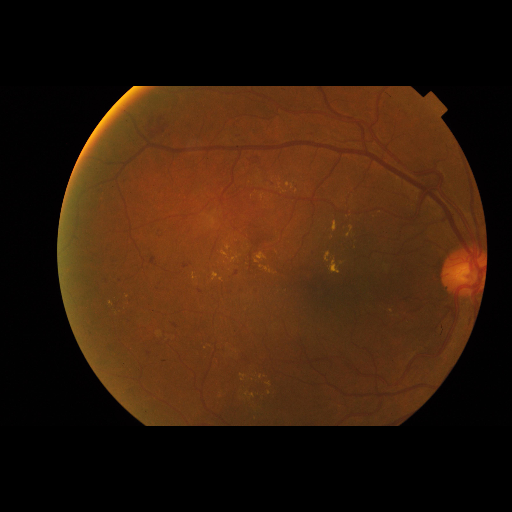
#> input picture ketqua/full_run/000c1434d8d7/original.png, 512 x 512 px
$ python -i vessel_segmentation.py   (imports and definitions only)
#> lines starting #> are read from the running program, lines starting #| are printed output that depends on the picture; after the words box and inside, x2 and y2 are one past the last pixel; in counts of white or black regions, pixels touching at a corner belong together
#> further down, picture is the input picture: shape (512, 512, 3); mean B, G, R 10.9, 28.6, 53.6
"""Blood vessel segmentation and vessel tree extraction."""

from pathlib import Path
from typing import Dict, Any, Tuple, Optional
import cv2
import numpy as np


def remove_small_objects(mask: np.ndarray, min_size: int = 30) -> np.ndarray:
    """Eliminates isolated pixel clusters smaller than min_size."""
    if np.sum(mask > 0) == 0:
        return mask
    num_labels, labels, stats, _ = cv2.connectedComponentsWithStats((mask > 0).astype(np.uint8), connectivity=8)
    out = np.zeros_like(mask)
    for i in range(1, num_labels):
        if stats[i, cv2.CC_STAT_AREA] >= min_size:
            out[labels == i] = 255
    return out


class VesselSegmenter:
    """Segments retinal blood vessels using deep learning or adaptive morphological filters."""

    def __init__(self, model_path: Optional[str] = "checkpoints/vessels/best_vessel_model.pth", threshold: float = 0.5):
        self.model_path = model_path
        self.threshold = threshold
        self.model = None

        if self.model_path and Path(self.model_path).exists():
            try:
                from src.models.unet import load_checkpoint_unet
                self.model = load_checkpoint_unet(self.model_path, in_channels=3, num_classes=1, map_location="cpu")
                print(f"     [U-Net Model Active] Loaded vessel checkpoint: {self.model_path}")
            except Exception as e:
                print(f"     [U-Net Load Warning] Falling back to morphology: {e}")
                self.model = None

    def segment(
        self,
        image_bgr: np.ndarray,
        fov_mask: Optional[np.ndarray] = None
    ) -> Tuple[np.ndarray, Dict[str, Any]]:
        """Segments blood vessels and calculates basic vessel metrics.

        Args:
            image_bgr: Preprocessed fundus image.
            fov_mask: Retinal field of view mask.

        Returns:
            vessel_mask: Binary uint8 mask (0 or 255) of retinal vessels.
            metrics: Vessel density, pixel count.
        """
        h, w = image_bgr.shape[:2]
#> h = 512; w = 512

        if self.model is not None:
            # Deep Learning U-Net Inference with letterbox
            import torch
            from src.preprocessing.normalization import letterbox_rgb, unpad_mask
            rgb = cv2.cvtColor(image_bgr, cv2.COLOR_BGR2RGB)
            img_lb, pad_meta = letterbox_rgb(rgb, target_size=512)
            tensor = torch.from_numpy(img_lb.astype(np.float32).transpose(2, 0, 1) / 255.0).unsqueeze(0).float()

            with torch.no_grad():
                logits = self.model(tensor)
                probs = torch.sigmoid(logits).squeeze().cpu().numpy()

            vessel_512 = (probs > self.threshold).astype(np.uint8) * 255
            vessel_mask = unpad_mask(vessel_512, pad_meta)
        else:
            # High-performance classical vessel enhancement fallback:
            green = image_bgr[:, :, 1]
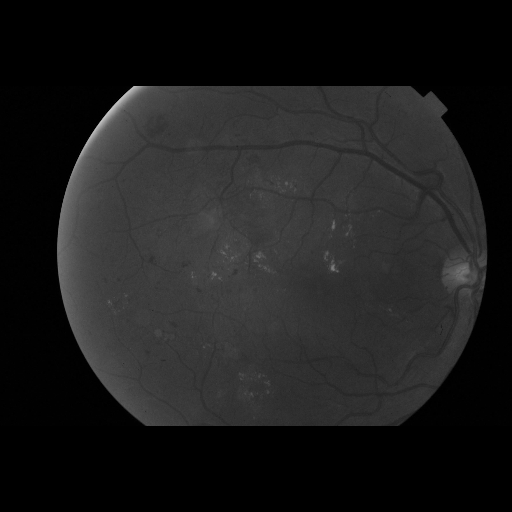
#> green: shape (512, 512); min 0, max 199, mean 28.6
            clahe = cv2.createCLAHE(clipLimit=2.5, tileGridSize=(8, 8))
            enhanced = clahe.apply(green)
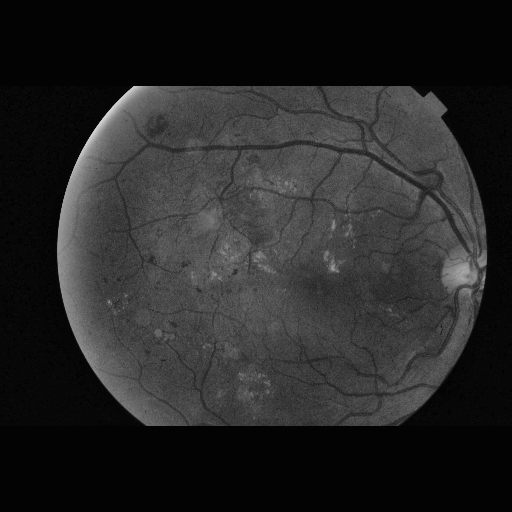
#> enhanced: shape (512, 512); min 2, max 218, mean 38.9
            inv = 255 - enhanced
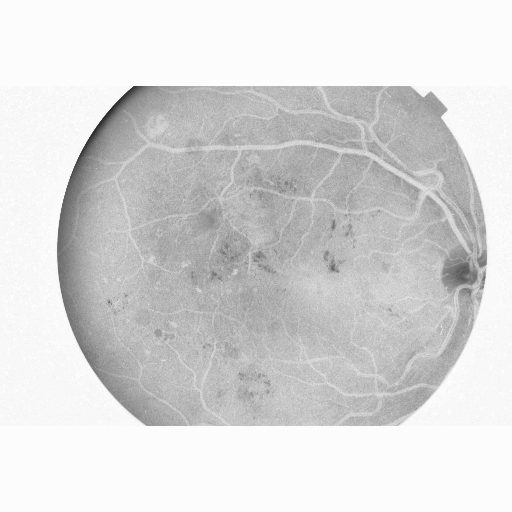
#> inv: shape (512, 512); min 37, max 253, mean 216.1
            kernel = cv2.getStructuringElement(cv2.MORPH_ELLIPSE, (7, 7))
            tophat = cv2.morphologyEx(inv, cv2.MORPH_TOPHAT, kernel)
            thresh = cv2.adaptiveThreshold(
                tophat, 255, cv2.ADAPTIVE_THRESH_GAUSSIAN_C,
                cv2.THRESH_BINARY, 15, -2
            )
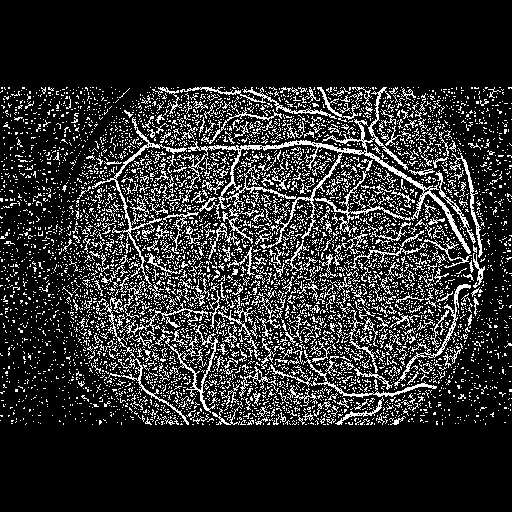
#> thresh: shape (512, 512); 17.3% white in thin lines or dots, all inside (x1, y1, x2, y2) = (0, 87, 512, 425)
            clean_kernel = cv2.getStructuringElement(cv2.MORPH_ELLIPSE, (3, 3))
            cleaned = cv2.morphologyEx(thresh, cv2.MORPH_OPEN, clean_kernel)
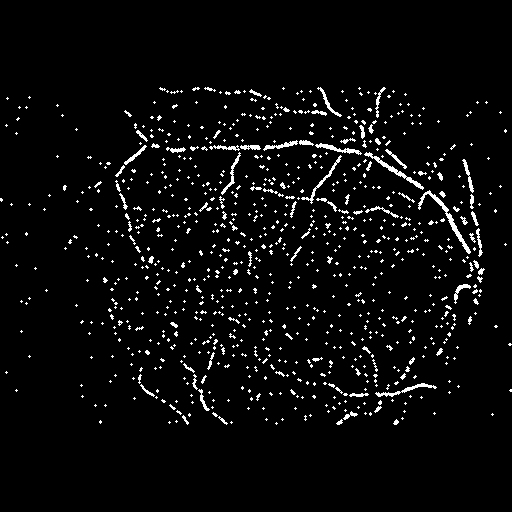
#> cleaned: shape (512, 512); 4% white in thin lines or dots, all inside (x1, y1, x2, y2) = (0, 87, 512, 425)
            vessel_mask = cleaned

        # Mask out anything outside the FOV
        if fov_mask is not None:
            vessel_mask = cv2.bitwise_and(vessel_mask, fov_mask)

        # Eliminate isolated noise speckles
        vessel_mask = remove_small_objects(vessel_mask, min_size=30)
#> in remove_small_objects, `num_labels, labels, stats, _ = cv2.connectedComponentsWithStats((mask ..`:
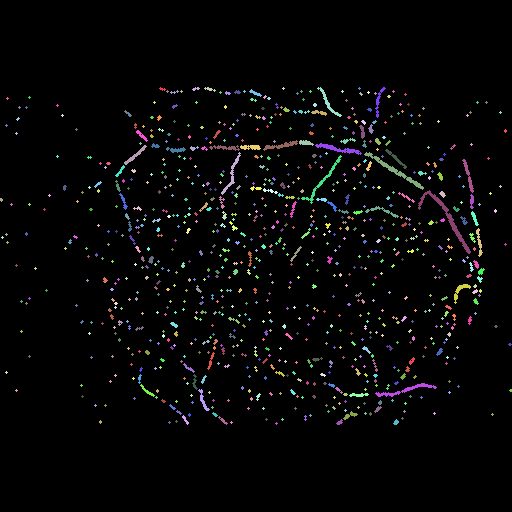
#> labels: shape (512, 512) int32; 885 distinct labels, from 0 to 884; one colour per label, 0 black
#> in remove_small_objects, `num_labels, labels, stats, _ = cv2.connectedComponentsWithStats((mask ..`: num_labels = 885; stats = 885 rows, first 6: [0, 0, 512, 512, 251749], [159, 87, 7, 4, 14], [192, 87, 8, 4, 18], [204, 87, 12, 5, 26], [282, 87, 3, 3, 5], [317, 87, 25, 30, 112]
#> after the loop in remove_small_objects, `for i in range(1, num_labels):`:
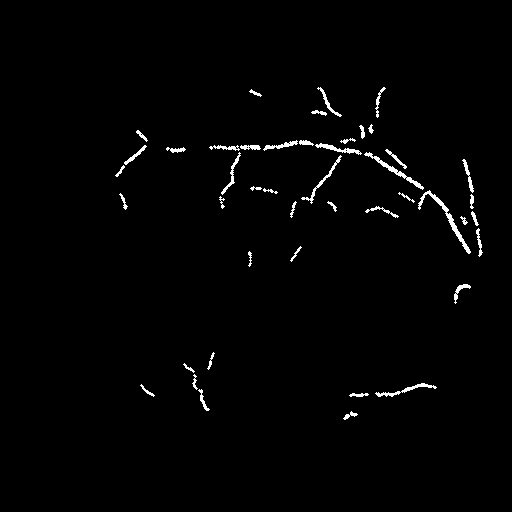
#> out: shape (512, 512); 1.3% white in thin lines or dots, all inside (x1, y1, x2, y2) = (115, 87, 483, 420)

        vessel_pixels = int(np.sum(vessel_mask > 0))
#> vessel_pixels = 3518
        valid_fov_pixels = int(np.sum(fov_mask > 0)) if fov_mask is not None else (h * w)
#> valid_fov_pixels = 262144

        vessel_density = float((vessel_pixels / max(valid_fov_pixels, 1)) * 100.0)
#> vessel_density = 1.34

        metrics = {
            "vessel_pixel_count": vessel_pixels,
            "vessel_density_percent": round(vessel_density, 2),
            "valid_fov_pixels": valid_fov_pixels
        }
#> metrics = {'vessel_pixel_count': 3518, 'vessel_density_percent': 1.34, 'valid_fov_pixels': 262144}

        return vessel_mask, metrics

>>> import cv2
>>> picture = cv2.imread('../../ketqua/full_run/000c1434d8d7/original.png')
>>> result = VesselSegmenter().segment(picture)

$ run again, on ketqua/full_run/000c1434d8d7/enhanced_green.png
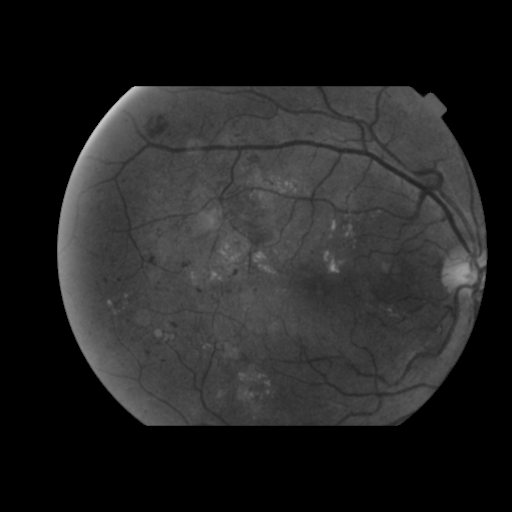
#> input picture ketqua/full_run/000c1434d8d7/enhanced_green.png, 512 x 512 px
#> picture is the input picture: shape (512, 512, 3); min 0, max 202, mean 35.2
#> thresh: shape (512, 512); 14.5% white in thin lines or dots, all inside (x1, y1, x2, y2) = (58, 88, 486, 424)
#> cleaned: shape (512, 512); 8.9% white in thin lines or dots, all inside (x1, y1, x2, y2) = (64, 88, 484, 424)
#> in remove_small_objects, `num_labels, labels, stats, _ = cv2.connectedComponentsWithStats((mask ..`:
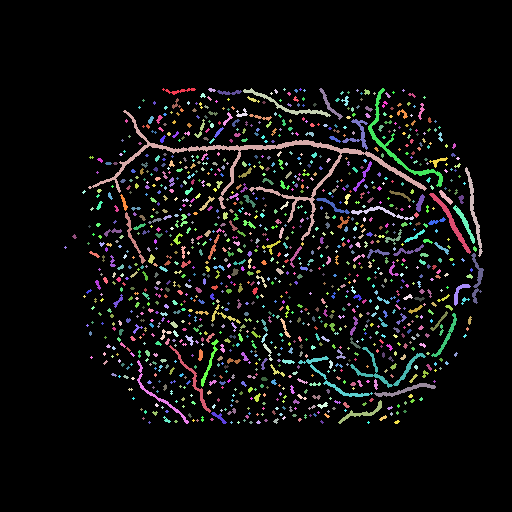
#> labels: shape (512, 512) int32; 1249 distinct labels, from 0 to 1248; one colour per label, 0 black
#> num_labels = 1249; stats = 1249 rows, first 6: [0, 0, 512, 512, 238899], [162, 88, 34, 7, 84], [208, 88, 8, 4, 21], [243, 88, 88, 29, 319], [274, 89, 4, 5, 11], [283, 88, 3, 3, 5]
#> after the loop in remove_small_objects, `for i in range(1, num_labels):`:
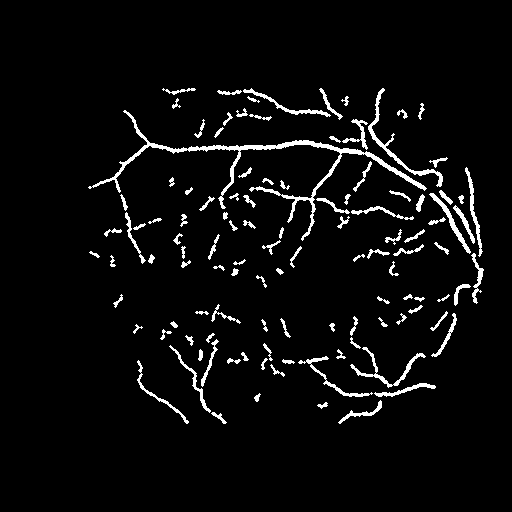
#> out: shape (512, 512); 4.4% white; 113 white regions, largest, box (x1, y1, x2, y2) and area: (88, 110, 427, 241) 2429, (368, 88, 443, 187) 579, (350, 347, 426, 388) 412
#> vessel_pixels = 11509
#> vessel_density = 4.39
#> metrics = {'vessel_pixel_count': 11509, 'vessel_density_percent': 4.39, 'valid_fov_pixels': 262144}

$ run again, on ketqua/full_run/000c1434d8d7/report_panel.png
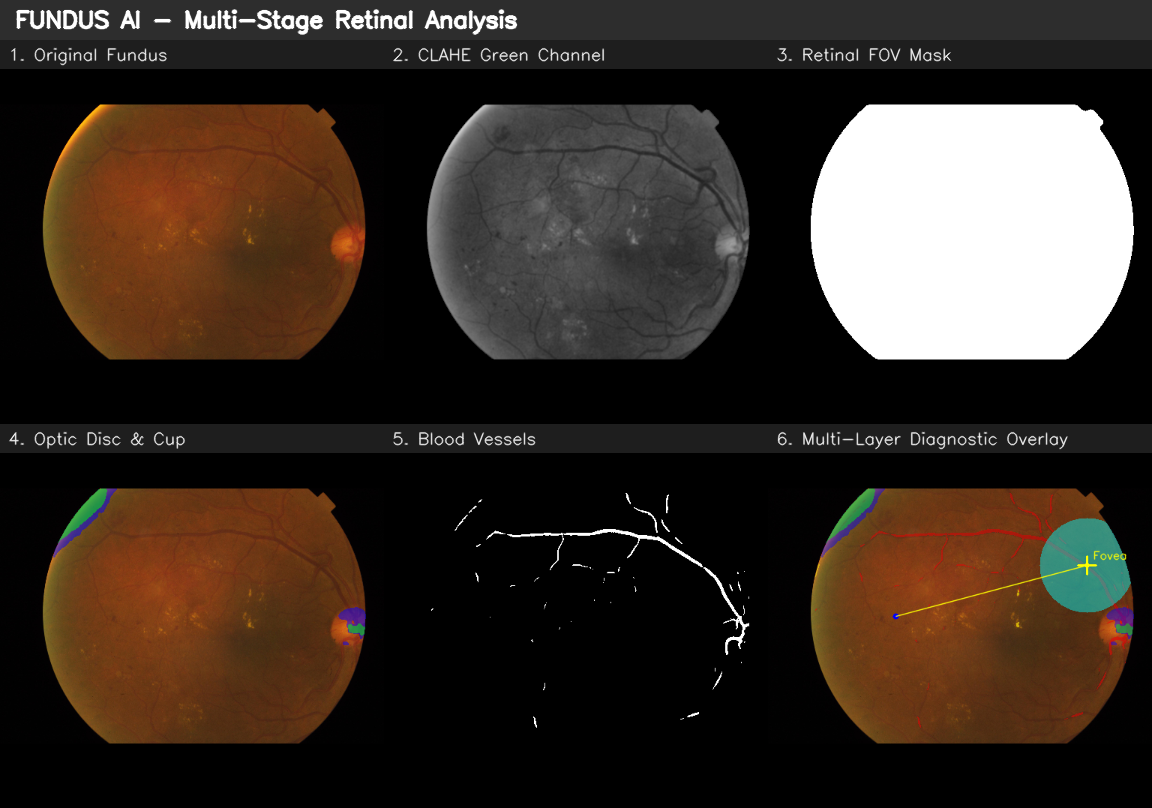
#> input picture ketqua/full_run/000c1434d8d7/report_panel.png, 1152 x 808 px
#> picture is the input picture: shape (808, 1152, 3); mean B, G, R 38.1, 46.2, 56.9
#> thresh: shape (808, 1152); 9.6% white in thin lines or dots
#> cleaned: shape (808, 1152); 3.4% white in thin lines or dots, all inside (x1, y1, x2, y2) = (7, 11, 1150, 742)
#> in remove_small_objects, `num_labels, labels, stats, _ = cv2.connectedComponentsWithStats((mask ..`:
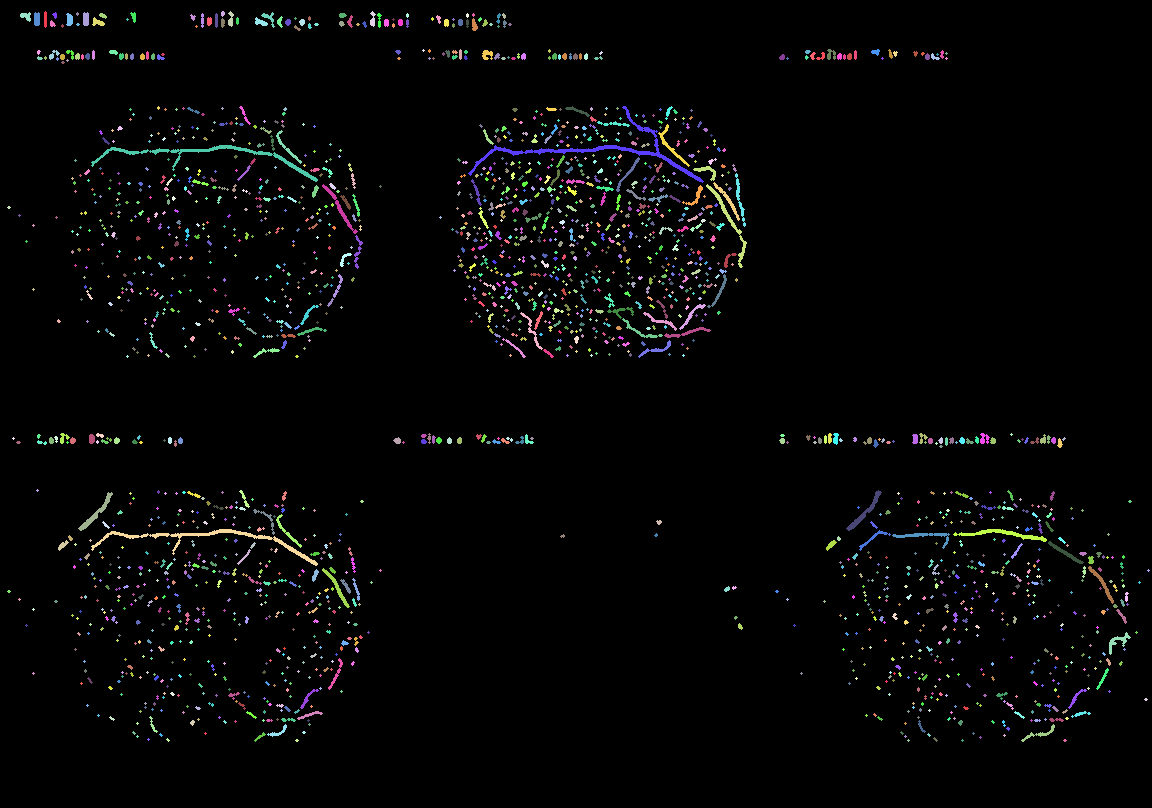
#> labels: shape (808, 1152) int32; 2041 distinct labels, from 0 to 2040; one colour per label, 0 black
#> num_labels = 2041; stats = 2041 rows, first 6: [0, 0, 1152, 808, 899314], [44, 11, 3, 17, 47], [221, 11, 4, 6, 18], [228, 11, 6, 16, 58], [370, 11, 6, 16, 56], [20, 12, 11, 10, 64]
#> after the loop in remove_small_objects, `for i in range(1, num_labels):`:
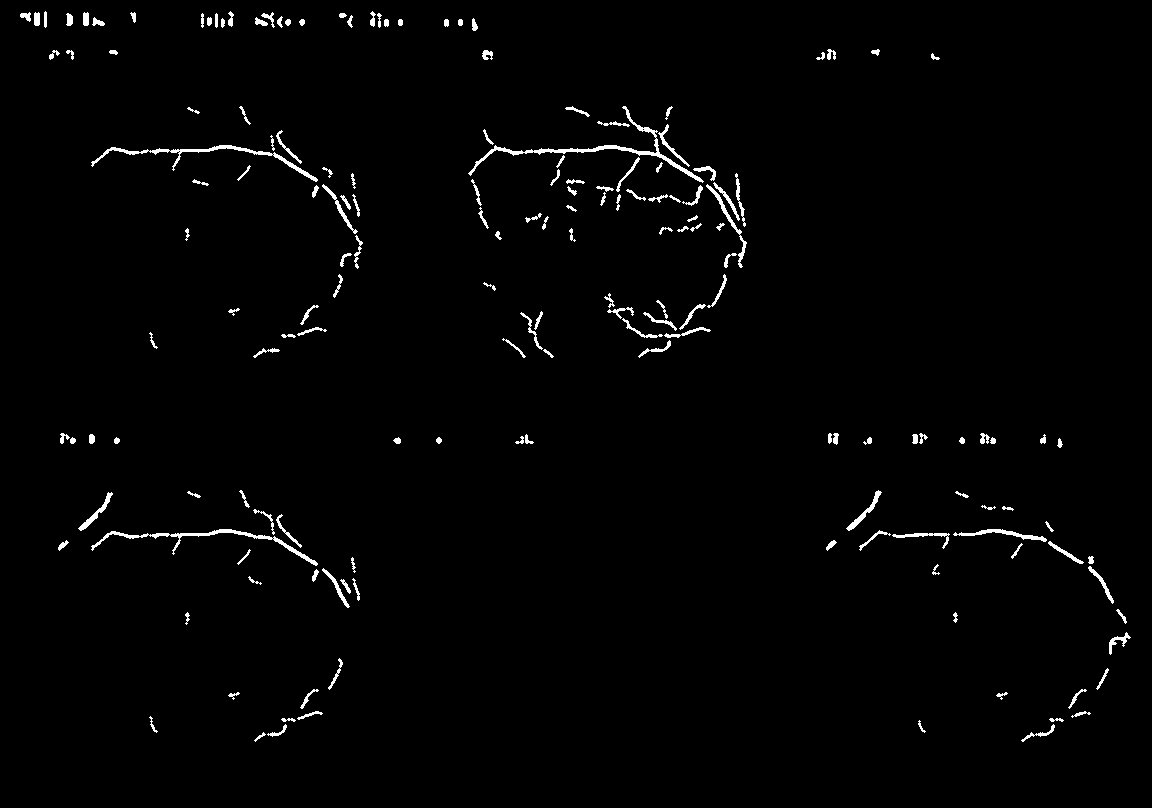
#> out: shape (808, 1152); 1.5% white; 172 white regions, largest, box (x1, y1, x2, y2) and area: (468, 106, 704, 183) 1126, (91, 529, 318, 566) 850, (91, 145, 318, 182) 847
#> vessel_pixels = 13734
#> vessel_density = 1.48
#> metrics = {'vessel_pixel_count': 13734, 'vessel_density_percent': 1.48, 'valid_fov_pixels': 930816}
